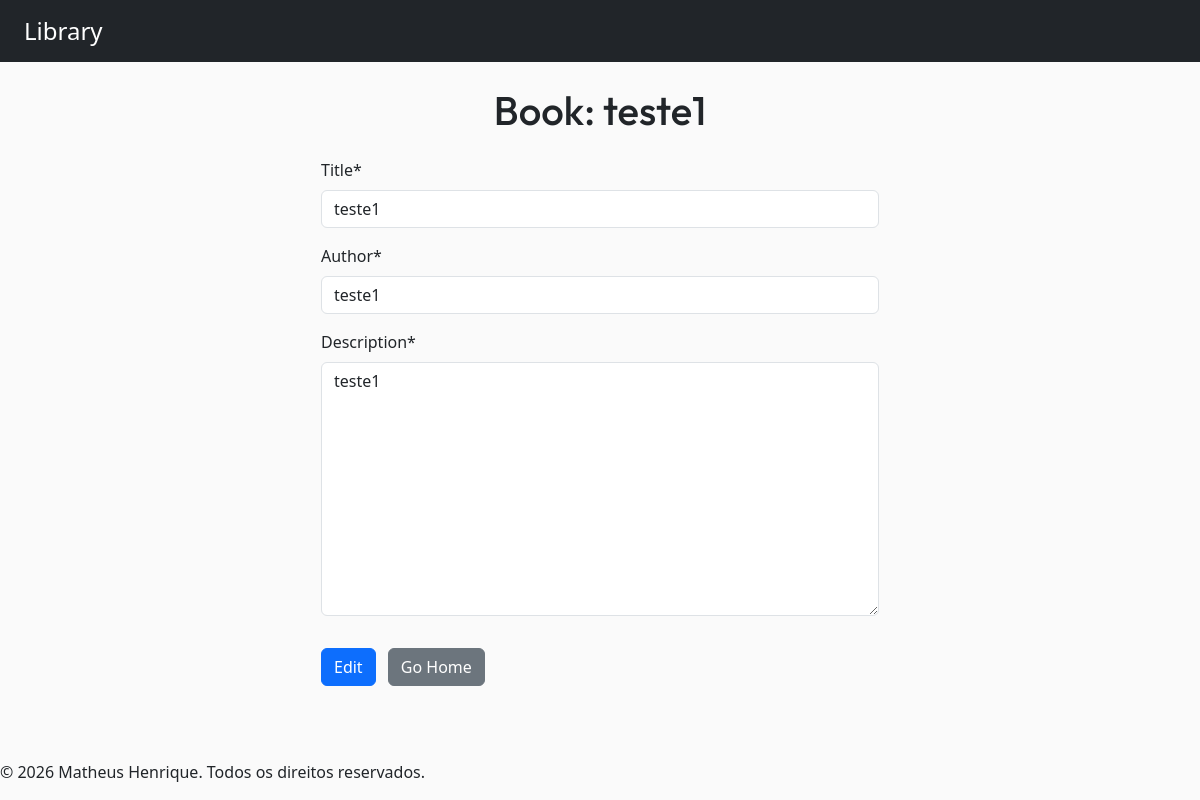
Screenshot of /book/edit/150/ (signed in) with the database file from the repository.
### myapp/models.py (models this page shows, shortened)
class Book(models.Model):
    title = models.CharField(max_length=200)
    author = models.CharField(max_length=200)
    description = models.TextField(default='')
    owner = models.ForeignKey(User, on_delete=models.CASCADE)

### myapp/views.py (the view)
# urls.py: path('book/edit/<int:pk>/', edit_book.as_view(), name="edit_book"),
class edit_book(LoginRequiredMixin, UpdateView):
    login_url = '/book/login/'
    model = Book
    fields = ["title", "author", "description"]
    template_name = "myapp/edit_book.html"
    success_url = reverse_lazy('home')

### myapp/templates/myapp/edit_book.html (shortened to what this page needs)
{% extends "myapp/base.html" %}
{% load crispy_forms_tags %}
{% block content %}
<div class="container mx-auto">
    <h1 class="text-center mt-4">Book: {{ book.title }}</h1>
    <form method="post" class="col-md-6 mx-auto mt-4">
        {{ form|crispy }}
        <button type="submit" class="btn btn-primary w-20 mt-3">Edit</button>
        <a href="{% url "home" %}" class="btn btn-secondary w-20 mt-3 ms-2">Go Home</a>
    </form>
</div>
{% endblock content %}

### myapp/static/myapp/css/style.css (style rules this page uses)
h1 { font-family: "Outfit", sans-serif; }

### rows the page displays
Book: title "teste1", author "teste1", description "teste1"
